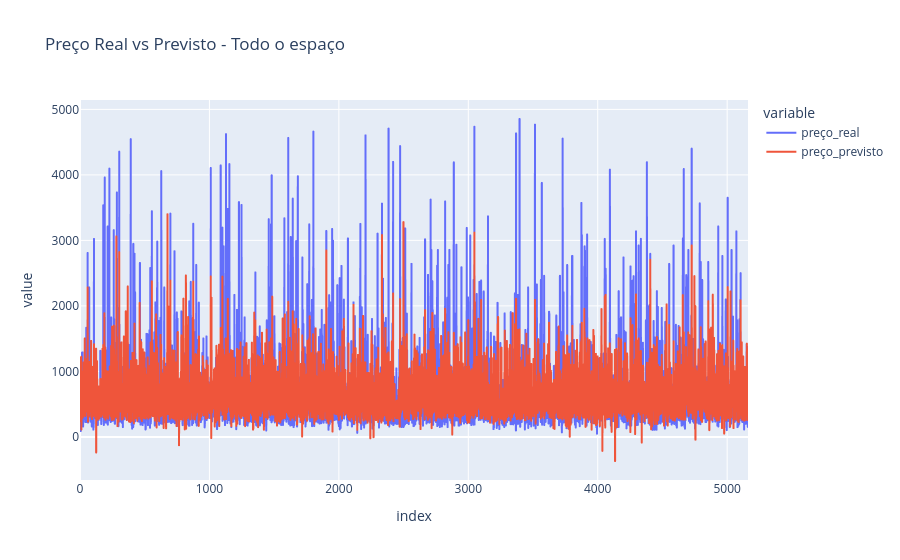

Notebook code for this chart:
### Markdown cell above
Outlier grande de 1544 para o restante dos dados, como pode ser visto, e pode estar estragando a regressão ou o teste.

### Code cell
import pandas as pd
import plotly.express as px

nome_do_grupo = 'Todo o espaço' 

y_real = predicoes_pricing[CASO]['lasso'][nome_do_grupo]['y_test']
y_previsto = predicoes_pricing[CASO]['lasso'][nome_do_grupo]['y_pred']

df_grupo_original = dfs_por_quartos[nome_do_grupo].dropna()
X_grupo = df_grupo_original.drop(columns=['price_cleaned'])
y_grupo = df_grupo_original['price_cleaned'].values

_, X_test_grupo, _, _ = train_test_split(
    X_grupo, y_grupo, test_size=0.2, random_state=RANDOM_SEED
)

df_grupo = pd.DataFrame({
    'id_imovel': X_test_grupo['id'], 
    'preço_real': y_real,            
    'preço_previsto': y_previsto     
})

df_grupo.reset_index(drop=True, inplace=True)
df_grupo['erro (%)'] = ((df_grupo['preço_real'] - df_grupo['preço_previsto']).abs() / df_grupo['preço_real'])*100

fig = px.line(df_grupo, y=['preço_real', 'preço_previsto'], 
              title=f"Preço Real vs Previsto - {nome_do_grupo}")
fig.show()

print(f"Exemplos com erro >= 10% para {nome_do_grupo}:")
print(df_grupo[df_grupo['erro (%)'] >= 10].head())

### Figure 1 — Plotly figure (JSON) as saved in the notebook; plotly's stock layout.template omitted (floating-point values rounded to 4 significant figures; data arrays with more than 128 entries replaced by an {"elided": "..."} marker saying what was removed)
{"data": [{"hovertemplate": "variable=preço_real<br>index=%{x}<br>value=%{y}<extra></extra>", "legendgroup": "preço_real", "line": {"color": "#636efa", "dash": "solid"}, "marker": {"symbol": "circle"}, "mode": "lines", "name": "preço_real", "showlegend": true, "type": "scattergl", "x": {"elided": "5162 int values"}, "xaxis": "x", "y": {"elided": "5162 float values"}, "yaxis": "y"}, {"hovertemplate": "variable=preço_previsto<br>index=%{x}<br>value=%{y}<extra></extra>", "legendgroup": "preço_previsto", "line": {"color": "#EF553B", "dash": "solid"}, "marker": {"symbol": "circle"}, "mode": "lines", "name": "preço_previsto", "showlegend": true, "type": "scattergl", "x": {"elided": "5162 int values"}, "xaxis": "x", "y": {"elided": "5162 float values"}, "yaxis": "y"}], "layout": {"legend": {"title": {"text": "variable"}, "tracegroupgap": 0}, "title": {"text": "Preço Real vs Previsto - Todo o espaço"}, "xaxis": {"anchor": "y", "domain": [0, 1], "title": {"text": "index"}}, "yaxis": {"anchor": "x", "domain": [0, 1], "title": {"text": "value"}}}}
